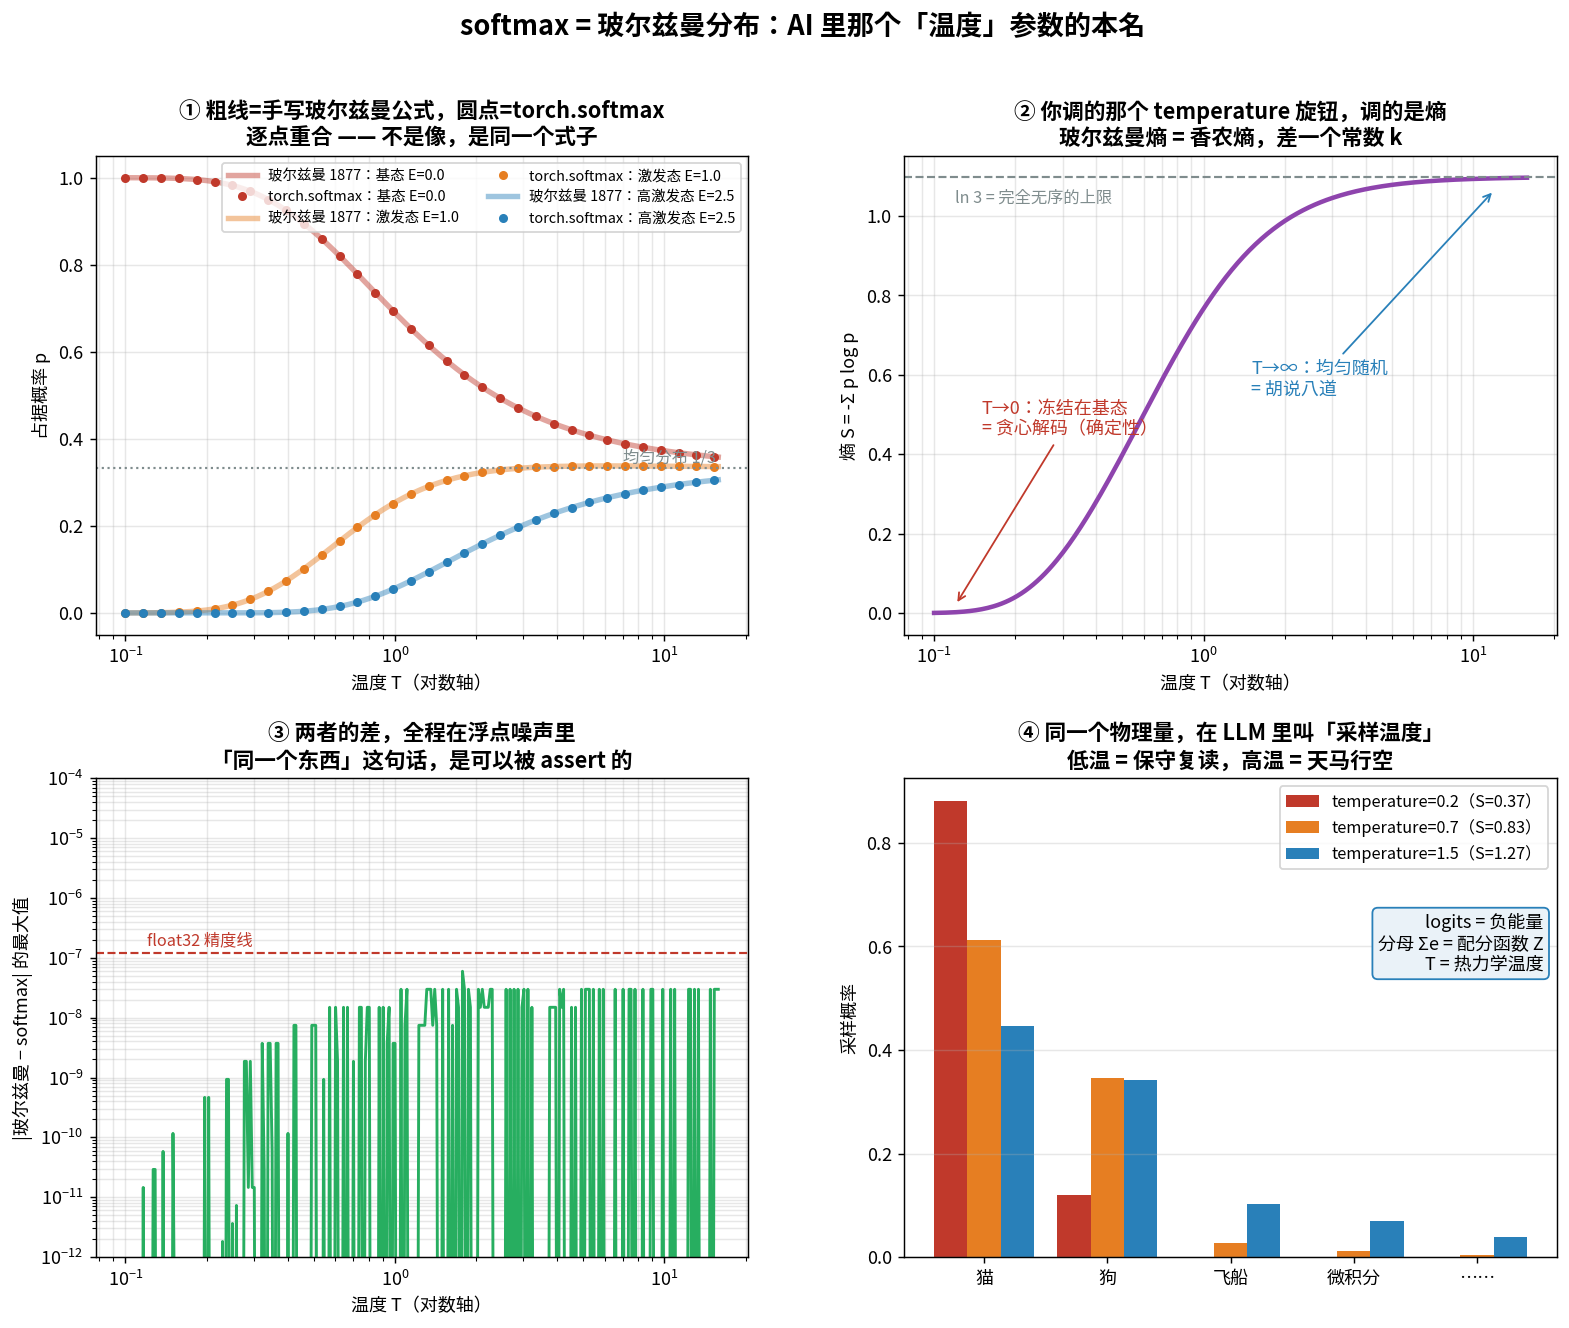

The Python source for this figure:
"""softmax_is_boltzmann.py
================================================================================
Chapter 0.4.6 · softmax 就是玻尔兹曼分布，"温度"就是温度

现象 → 模拟 → 解剖 → 公式：

  现象：一块磁铁里有大量自旋，每个自旋有几种可以待的状态（能量不同）。
        温度高的时候它们乱翻；温度低的时候全部塌到最低能量那一档。
        玻尔兹曼 1877 写下了占据比例：p_i ∝ exp(-E_i / kT)。
  模拟：本脚本把三个能级的占据数当温度的函数算出来，
        再把 PyTorch 的 torch.softmax(-E/T) 叠上去 —— 两条曲线逐点重合。
  解剖：所以 LLM 采样里的 temperature 不是比喻，是**它的本名**：
        T → 0   系统冻结在基态 = 贪心解码，永远输出最可能的词
        T → ∞   完全无序        = 均匀随机胡说
        中间     熵在连续变化    = 你在调"创造力"旋钮
  公式：softmax(z)_i = e^{z_i}/Σ_j e^{z_j}，令 z = -E/kT 即玻尔兹曼分布，
        分母 Σ_j e^{-E_j/kT} 就是配分函数 Z（吉布斯 1902）—— 一字未改。

**归一化项 = 配分函数，logits = 负能量，采样温度 = 热力学温度。**

运行：  python ch00_4_modeling/softmax_is_boltzmann.py
================================================================================
"""

from pathlib import Path

import matplotlib.pyplot as plt
import numpy as np
import torch

# ── 现象：一个三能级系统（可以想成一块小磁铁的三种自旋组态） ─────────────────
LEVELS = torch.tensor([0.0, 1.0, 2.5])         # 能量，单位取 k=1
NAMES = ["基态 E=0.0", "激发态 E=1.0", "高激发态 E=2.5"]


def boltzmann(energies, temperature):
    """玻尔兹曼 1877：p_i ∝ exp(-E_i/kT)。手写，不调任何库函数。"""
    w = torch.exp(-energies / temperature)     # 玻尔兹曼因子
    Z = w.sum()                                # 配分函数（吉布斯 1902）
    return w / Z


def pytorch_softmax(energies, temperature):
    """PyTorch 2016：同一个式子，换了个名字。"""
    return torch.softmax(-energies / temperature, dim=0)


def entropy(p):
    """香农 1948 的熵 = 玻尔兹曼 1877 的熵，差一个常数 k。"""
    return -(p * torch.log(p.clamp_min(1e-300))).sum()


def main():
    # ---------- 对拍：两个公式是同一个 ----------
    print("── 对拍：玻尔兹曼分布 vs torch.softmax ────────────────")
    for T in [0.2, 0.7, 1.0, 5.0]:
        b, s = boltzmann(LEVELS, T), pytorch_softmax(LEVELS, T)
        print(f"  T={T:<4}  玻尔兹曼 {b.numpy().round(4)}   softmax {s.numpy().round(4)}   "
              f"最大偏差 {(b - s).abs().max():.1e}")
        assert torch.allclose(b, s), "两者必须逐位相等"
    print("  assert 通过 —— 隔了 139 年的两个式子，是同一个式子。")

    # ---------- 温度扫描 ----------
    temps = torch.logspace(-1, 1.2, 300)
    occ = torch.stack([boltzmann(LEVELS, T) for T in temps])          # 占据数
    occ_sm = torch.stack([pytorch_softmax(LEVELS, T) for T in temps])
    ent = torch.stack([entropy(p) for p in occ])
    err = (occ - occ_sm).abs().max(dim=1).values

    print("\n── 温度的两个极限 ─────────────────────────────────────")
    print(f"  T=0.1（冷）：{boltzmann(LEVELS, 0.1).numpy().round(4)}  熵={entropy(boltzmann(LEVELS,0.1)):.4f}"
          "  → 全部冻结在基态 = 贪心解码")
    print(f"  T=16（热） ：{boltzmann(LEVELS, 16.0).numpy().round(4)}  熵={entropy(boltzmann(LEVELS,16.0)):.4f}"
          f"  → 趋近均匀分布 ln3={np.log(3):.4f} = 随机胡说")

    # ---------- LLM 解码的同一件事 ----------
    vocab = ["猫", "狗", "飞船", "微积分", "……"]
    logits = torch.tensor([3.2, 2.8, 1.0, 0.4, -0.5])     # 某个 LLM 吐出的 logits
    print("\n── 同一个旋钮，在 LLM 里 ──────────────────────────────")
    for T in [0.2, 0.7, 1.5]:
        p = torch.softmax(logits / T, dim=0)
        print(f"  temperature={T}:  " +
              "  ".join(f"{w}={pi:.3f}" for w, pi in zip(vocab, p)) +
              f"   熵={entropy(p):.3f}")
    print("  logits 就是负能量 —— 模型给每个词打的分，越高 = 能量越低 = 越容易被'占据'。")

    # ---------- 画图 ----------
    fig = plt.figure(figsize=(14.5, 11))
    gs = fig.add_gridspec(2, 2, hspace=0.30, wspace=0.24)
    t_np = temps.numpy()

    # (a) 占据数 vs 温度：两个公式重合
    ax = fig.add_subplot(gs[0, 0])
    colors = ["#c0392b", "#e67e22", "#2980b9"]
    for i, (nm, c) in enumerate(zip(NAMES, colors)):
        ax.semilogx(t_np, occ[:, i], "-", color=c, lw=3, alpha=0.45,
                    label=f"玻尔兹曼 1877：{nm}")
        ax.semilogx(t_np[::9], occ_sm[::9, i], "o", color=c, ms=4,
                    label=f"torch.softmax：{nm}")
    ax.axhline(1 / 3, color="#7f8c8d", ls=":", lw=1.2)
    ax.text(7, 0.345, "均匀分布 1/3", fontsize=9, color="#7f8c8d")
    ax.set_xlabel("温度 T（对数轴）")
    ax.set_ylabel("占据概率 p")
    ax.set_title("① 粗线=手写玻尔兹曼公式，圆点=torch.softmax\n"
                 "逐点重合 —— 不是像，是同一个式子",
                 fontsize=12, fontweight="bold")
    ax.legend(fontsize=8, ncol=2)
    ax.grid(alpha=0.3, which="both")

    # (b) 熵 vs 温度
    ax = fig.add_subplot(gs[0, 1])
    ax.semilogx(t_np, ent, color="#8e44ad", lw=2.5)
    ax.axhline(np.log(3), color="#7f8c8d", ls="--", lw=1.2)
    ax.text(0.12, np.log(3) * 0.94, "ln 3 = 完全无序的上限", fontsize=9, color="#7f8c8d")
    ax.annotate("T→0：冻结在基态\n= 贪心解码（确定性）", xy=(0.12, 0.02), xytext=(0.15, 0.45),
                fontsize=10, color="#c0392b",
                arrowprops=dict(arrowstyle="->", color="#c0392b"))
    ax.annotate("T→∞：均匀随机\n= 胡说八道", xy=(12, np.log(3) * 0.97), xytext=(1.5, 0.55),
                fontsize=10, color="#2980b9",
                arrowprops=dict(arrowstyle="->", color="#2980b9"))
    ax.set_xlabel("温度 T（对数轴）")
    ax.set_ylabel("熵 S = -Σ p log p")
    ax.set_title("② 你调的那个 temperature 旋钮，调的是熵\n"
                 "玻尔兹曼熵 = 香农熵，差一个常数 k",
                 fontsize=12, fontweight="bold")
    ax.grid(alpha=0.3, which="both")

    # (c) 对拍误差
    ax = fig.add_subplot(gs[1, 0])
    ax.loglog(t_np, err.clamp_min(1e-20), color="#27ae60", lw=1.6)
    ax.axhline(1.2e-7, color="#c0392b", ls="--", lw=1.2)
    ax.text(0.12, 1.6e-7, "float32 精度线", fontsize=9, color="#c0392b")
    ax.set_ylim(1e-12, 1e-4)
    ax.set_xlabel("温度 T（对数轴）")
    ax.set_ylabel("|玻尔兹曼 − softmax| 的最大值")
    ax.set_title("③ 两者的差，全程在浮点噪声里\n"
                 "「同一个东西」这句话，是可以被 assert 的",
                 fontsize=12, fontweight="bold")
    ax.grid(alpha=0.3, which="both")

    # (d) LLM 解码
    ax = fig.add_subplot(gs[1, 1])
    x = np.arange(len(vocab))
    for i, (T, c) in enumerate(zip([0.2, 0.7, 1.5], ["#c0392b", "#e67e22", "#2980b9"])):
        p = torch.softmax(logits / T, dim=0).numpy()
        ax.bar(x + (i - 1) * 0.27, p, 0.27, color=c,
               label=f"temperature={T}（S={entropy(torch.tensor(p)):.2f}）")
    ax.set_xticks(x)
    ax.set_xticklabels(vocab)
    ax.set_ylabel("采样概率")
    ax.set_title("④ 同一个物理量，在 LLM 里叫「采样温度」\n"
                 "低温 = 保守复读，高温 = 天马行空",
                 fontsize=12, fontweight="bold")
    ax.legend(fontsize=9)
    ax.grid(alpha=0.3, axis="y")
    ax.text(0.98, 0.60, "logits = 负能量\n分母 Σe = 配分函数 Z\nT = 热力学温度",
            transform=ax.transAxes, ha="right", fontsize=10,
            bbox=dict(boxstyle="round", fc="#eaf2f8", ec="#2980b9"))

    fig.suptitle("softmax = 玻尔兹曼分布：AI 里那个「温度」参数的本名",
                 fontsize=15, fontweight="bold")
    out = Path(__file__).with_suffix(".png")
    fig.savefig(out, dpi=130, bbox_inches="tight")
    print(f"\n图已保存到 {out}")


if __name__ == "__main__":
    plt.rcParams["font.sans-serif"] = [
        "PingFang SC", "Heiti SC", "Songti SC", "Noto Sans CJK SC",
        "Noto Sans CJK JP", "WenQuanYi Zen Hei", "Arial Unicode MS",
    ]
    plt.rcParams["axes.unicode_minus"] = False
    main()
